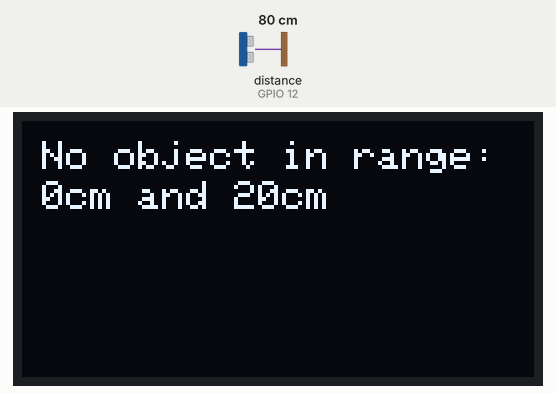
Recording of a sketch running on a simulated ESP8266 (NodeMCU). Parts: 128×64 one-colour display. Wiring (inferred from the names in the program): ultrasonic range finder: trigger GPIO 14; echo GPIO 12. Inputs (shaded band) come from the test bench; at power-on: distance to the obstacle (sensor on GPIO 12) 80 cm. The echo pulse lasts 58.3 µs per cm; WiFi joins after 1.5 s; servers stay silent unless stated; what the sketch prints to the serial monitor is not drawn.

Above: at 2.9 s.
3.0 s: distance to the obstacle (sensor on GPIO 12) set to 23 cm
4.5 s: distance to the obstacle (sensor on GPIO 12) set to 19 cm
At 5.6 s:
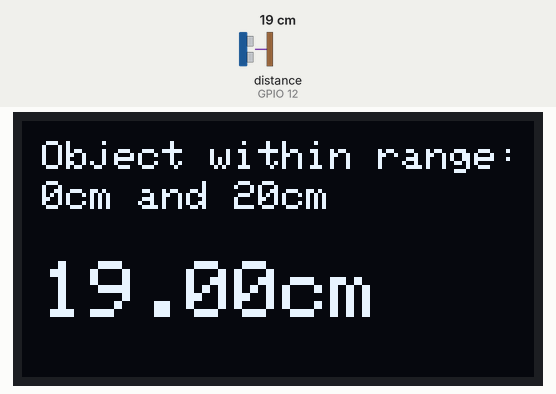
6.0 s: distance to the obstacle (sensor on GPIO 12) set to 35 cm
At 6.6 s:
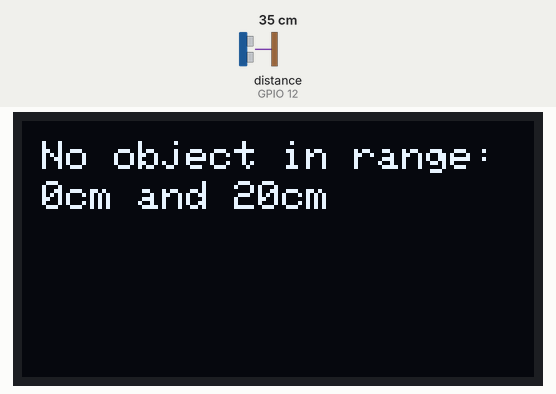
Timing chart, 0 to 9.0 s (numbered marks = the images above; inputs shaded):
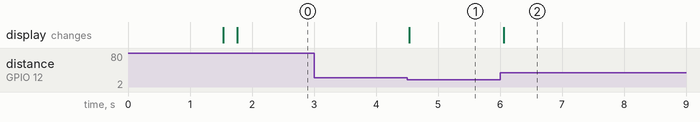

Measured:
- the behaviour switches between 21 and 20 cm on distance to the obstacle (sensor on GPIO 12) (found by bisection; images 0 and 1)
- after the input at 3.0 s, every drawn part: stays the same
- after the input at 4.5 s, the display: changes at once (image 1)
- after the input at 6.0 s, the display: changes after 0.06 s (image 2)

The sketch:

sketch.ino
```cpp
int TRIG_PIN = 14;
int ECHO_PIN = 12;

#include <Wire.h>
#include <Adafruit_GFX.h>
#include <Adafruit_SSD1306.h>
#include <ESP8266WiFi.h>

#define SCREEN_WIDTH 128 // OLED display width, in pixels
#define SCREEN_HEIGHT 64 // OLED display height, in pixels
Adafruit_SSD1306 SSD_I2C = Adafruit_SSD1306(SCREEN_WIDTH, SCREEN_HEIGHT, &Wire, -1);

float duration, distance;
int MAX_DISTANCE_CM = 20;

bool sent = false;

WiFiClient client = WiFiClient();

void setup() {
    // put your setup code here, to run once:
    pinMode(TRIG_PIN, OUTPUT);
    pinMode(ECHO_PIN, INPUT);
    Serial.begin(9600);

    WiFi.begin((char*)"ssid", (char*)"password");
    while (WiFi.status() != WL_CONNECTED) {
        delay(500);
        Serial.print("...\n");
    }

    SSD_I2C.begin(SSD1306_SWITCHCAPVCC, 0x3C);
    SSD_I2C.clearDisplay();

    client.connect((char*)"ip", (uint16_t)60010);
    client.print("connected");
}

void loop() {
    // put your main code here, to run repeatedly:
    digitalWrite(TRIG_PIN, LOW);
    delayMicroseconds(2);
    digitalWrite(TRIG_PIN, HIGH);
    delayMicroseconds(10);
    digitalWrite(TRIG_PIN, LOW);

    duration = pulseIn(ECHO_PIN, HIGH);
    distance = (duration/2) * 0.0343;
    if (distance > 0 && distance <= MAX_DISTANCE_CM) {
        Serial.print("Distance: ");
        Serial.println(distance);

        SSD_I2C.clearDisplay();
        SSD_I2C.setTextSize(1);
        SSD_I2C.setTextColor(WHITE);
        SSD_I2C.setCursor(5, 5);
        SSD_I2C.println("Object within range:");
        SSD_I2C.setCursor(5, 15);
        SSD_I2C.println("0cm and "+String(MAX_DISTANCE_CM)+"cm");
        SSD_I2C.setCursor(5, 35);
        SSD_I2C.setTextSize(2);
        SSD_I2C.println(String(floor(distance))+"cm");
        SSD_I2C.display();

        if (!sent) {
            sent = true;
            client.print("in bounds");
        }

        delay(100);
    }
    else {
        SSD_I2C.clearDisplay();
        SSD_I2C.setTextSize(1);
        SSD_I2C.setTextColor(WHITE);
        SSD_I2C.setCursor(5, 5);
        SSD_I2C.println("No object in range:");
        SSD_I2C.setCursor(5, 15);
        SSD_I2C.println("0cm and "+String(MAX_DISTANCE_CM)+"cm");
        SSD_I2C.display();

        if (sent) {
            sent = false;
            client.print("out bounds");
        }
    }
}
```
